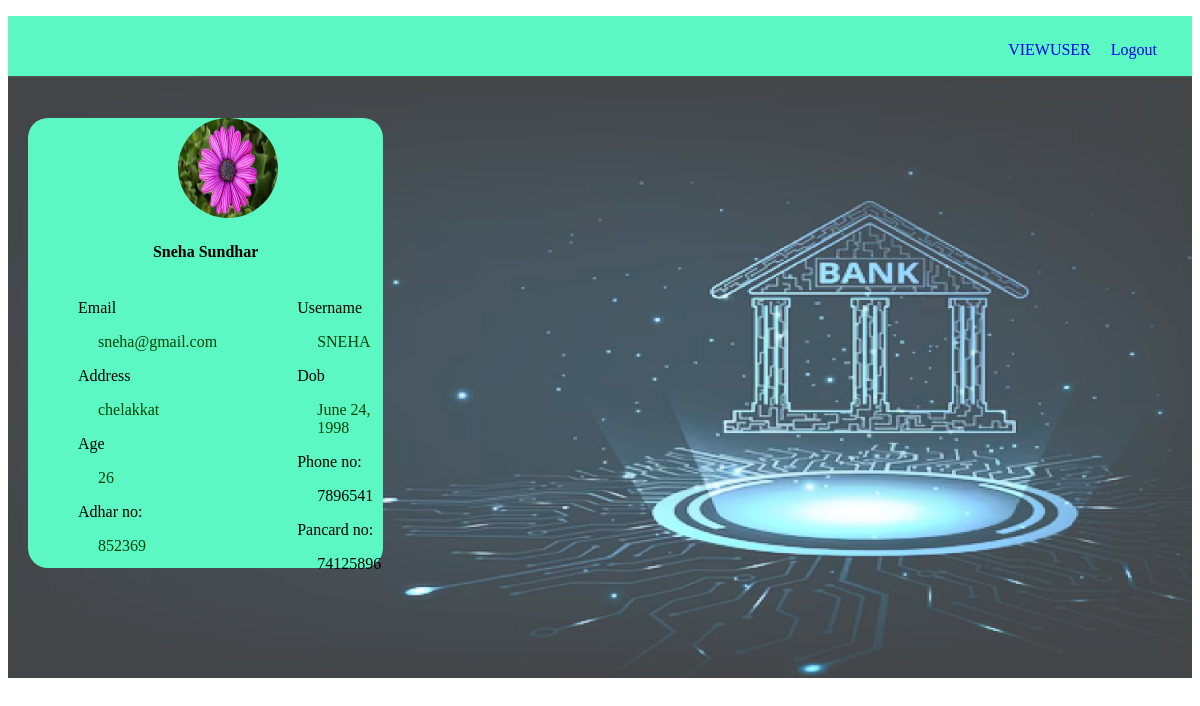
The app's page /bankuser/1 with its own data.
### app/models.py (models this page shows, shortened)
class User(models.Model):
    user_id=models.ForeignKey(CustomUser,on_delete=models.CASCADE)
    name=models.CharField(max_length=100)
    account_no=models.IntegerField()
    image=models.FileField(upload_to='media')
    address=models.CharField(max_length=100)
    email=models.CharField(max_length=100)
    age=models.IntegerField()
    phone=models.IntegerField()
    dob=models.DateField()
    adharcard=models.IntegerField()
    pancard=models.IntegerField()
    initial_amount=models.IntegerField()

class CustomUser(AbstractUser):
    status_choice=(('accepted','accepted'),('rejected','rejected'),('pending','pending'))
    user_type=models.CharField(max_length=100)
    status=models.CharField(choices=status_choice,default='pending',max_length=200)

### app/views.py (the view)
# urls.py: path('bankuser/<int:id>',views.bankuser,name='bankuser'),
def bankuser(request,id):
    user=User.objects.get(id=id)
    return render(request,'bankuser.html',{'user':user})

### templates/bankuser.html (shortened to what this page needs)
{% extends 'bankhome.html' %}
{% block content %}
{% load static %}
<div class="container">
    <div style="background-color: rgb(91,248,196);width: 30%;height: 450px;margin-top: 40px;margin-left: 20px;border-radius: 20px;">
      <img class="img" src="{{ user.image.url }}" alt=""height="100px" width="100px" style="margin-left: 150px;border-radius: 50%;" >
      <h4 style="text-align: center;">{{user.name}}</h4>
      <div style="display: flex;">
        <div>
           <p style="margin-left: 50px;">Email</p>
           <p style="margin-left: 70px;color: rgb(4, 68, 4);">{{user.email}}</p>
           <p style="margin-left: 50px;">Address</p>
           <p style="margin-left: 70px;color: rgb(4,68,4);">{{user.address}}</p>
           <p style="margin-left: 50px;">Age</p>
           <p style="margin-left: 70px;color: rgb(4, 68, 4);">{{user.age}}</p>
           <p style="margin-left: 50px;">Adhar no:</p>
           <p style="margin-left: 70px;color: rgb(4,68,4);">{{user.adharcard}}</p>
        </div>
        <div>
            <p style="margin-left: 80px;">Username</p>
            <p style="margin-left: 100px;color: rgb(4,68,4);">{{user.user_id.username}}</p>
            <p style="margin-left: 80px;">Dob</p>
            <p style="margin-left: 100px;color: rgb(4,68,4);">{{user.dob}}</p>
            <p style="margin-left: 80px;">Phone no:</p>
            <p style="margin-left: 100px;color: (4,68,4);">{{user.phone}}</p>
            <p style="margin-left: 80px;">Pancard no:</p>
            <p style="margin-left: 100px;color: (4,68,4);">{{user.pancard}}</p>
        </div>
      </div>
    </div>
  </div>
{% endblock %}

### records on screen
User: image (picture), name "Sneha Sundhar", email "sneha@gmail.com", address "chelakkat", age "26", adharcard "852369", user_id.username "SNEHA", dob "June 24, 1998", phone "7896541", pancard "74125896"
